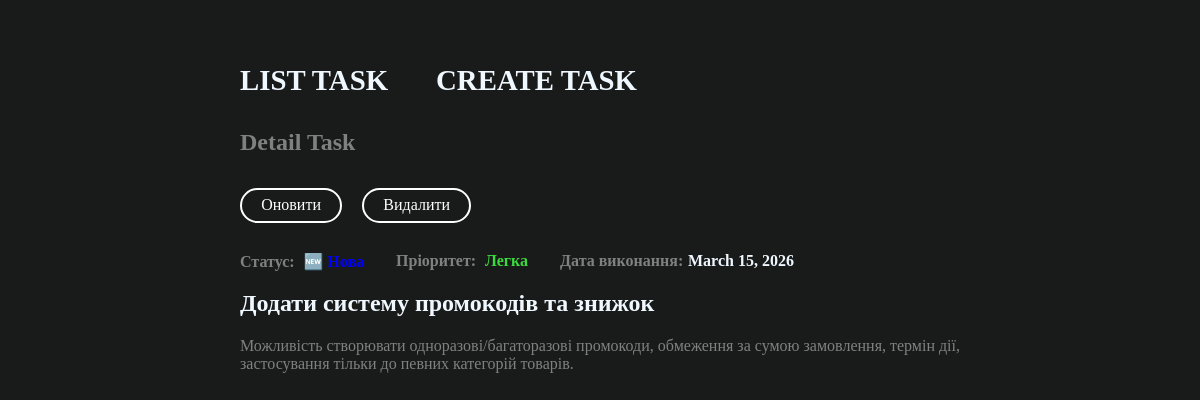
Screenshot of /task/12 with the database file from the repository.
### core/models.py (models this page shows, shortened)
class Task(models.Model):
    class Status(models.TextChoices):
        NEW = "new", "Нова"
        IN_PROGRESS = "in_progress", "В процесі"
        DONE = "done", "Виконано"
    class Priority(models.TextChoices):
        LOW = "low", "Легка"
        MEDIUM = "medium", "Середня"
        HIGH = "high", "Висока"
        IMMEDIATE = "immediate", "Негайний"
    title = models.CharField(max_length=255)
    description = models.TextField(blank=True)
    status = models.CharField(max_length=20, choices=Status.choices, default=Status.NEW)
    is_active = models.BooleanField(default=True)
    created_at = models.DateTimeField(auto_now_add=True)
    due_date = models.DateField(null=True, blank=True)
    priority = models.CharField(
        max_length=10, choices=Priority.choices, default=Priority.MEDIUM
    )

### core/views.py (the view)
# urls.py: path("task/<int:pk>", views.TaskDetailView.as_view(), name="task-detail"),
class TaskDetailView(DetailView):
    template_name = "core/detail.html"
    context_object_name = "task"
    def get_context_data(self, **kwargs):
        context = super().get_context_data(**kwargs)
        context["title"] = "Detail Task"
        return context
    def get_queryset(self):
        return Task.objects.filter(pk=self.kwargs["pk"])

### core/templates/core/detail.html
{% extends 'base.html' %}
{% block content %}
<div>
    <a class="btn" href="{% url 'core:task-update' task.id %}">Оновити</a>
    <a class="btn" href="{% url 'core:task-delete' task.id %}">Видалити</a>
</div>
<div class="data">
    <div class="data-content">
        {% if task.status == 'done' %}
        <span class="status done"><span>Статус:</span> ✅ {{ task.get_status_display }}</span>
        {% elif task.status == 'new' %}
        <span class="status new"><span>Статус:</span> 🆕 {{ task.get_status_display }}</span>
        {% elif task.status == 'in_progress' %}
        <span class="status in_progress"><span>Статус:</span> ➡️ {{ task.get_status_display }}</span>
        {% endif %}
    </div>
    <div class="data-content">
        {% if task.priority == 'high' %}
        <span class="priority high"><span>Пріоритет:</span> {{ task.get_priority_display }}</span>
        {% elif task.priority == 'medium' %}
        <span class="priority medium"><span>Пріоритет:</span> {{ task.get_priority_display }}</span>
        {% elif task.priority == 'immediate' %}
        <span class="priority immediate"><span>Пріоритет:</span> {{ task.get_priority_display }}</span>
        {% elif task.priority == 'low' %}
        <span class="priority low"><span>Пріоритет:</span> {{ task.get_priority_display }}</span>
        {% endif %}
    </div>
    <div class="data-content">
        <span><span>Дата виконання:</span>{{ task.due_date }}</span>
    </div>
</div>
<h2>{{ task.title }}</h2>
<p class="description">{{ task.description }}</p>
{% endblock content%}

### core/static/core/css/style.css (style rules this page uses)
body { margin: 0; padding: 0; box-sizing: border-box; color: aliceblue; }
a { text-decoration: none; }
body { background-color: rgb(25, 27, 27); padding: 3rem 0; }
.description { color: grey; flex: 3; }
.status, .priority, .date { flex: 1; }
.status, .priority { font-weight: 600; }
.status.new { color: blue; }
.priority.low { color: rgb(61, 218, 61); }
.data { display: flex; gap: 2rem; flex-wrap: wrap; }
.data-content>span { font-weight: 700; }
.data-content>span>span { margin-right: .3rem; color: grey; }

### rows the page displays
Task: priority "Легка", due_date "March 15, 2026", title "Додати систему промокодів та знижок", description "Можливість створювати одноразові/багаторазові промокоди, обмеження за сумою замовлення, термін дії, застосування тільки до певних категорій товарів."

### other values shown
{{ title }} "Detail Task"
